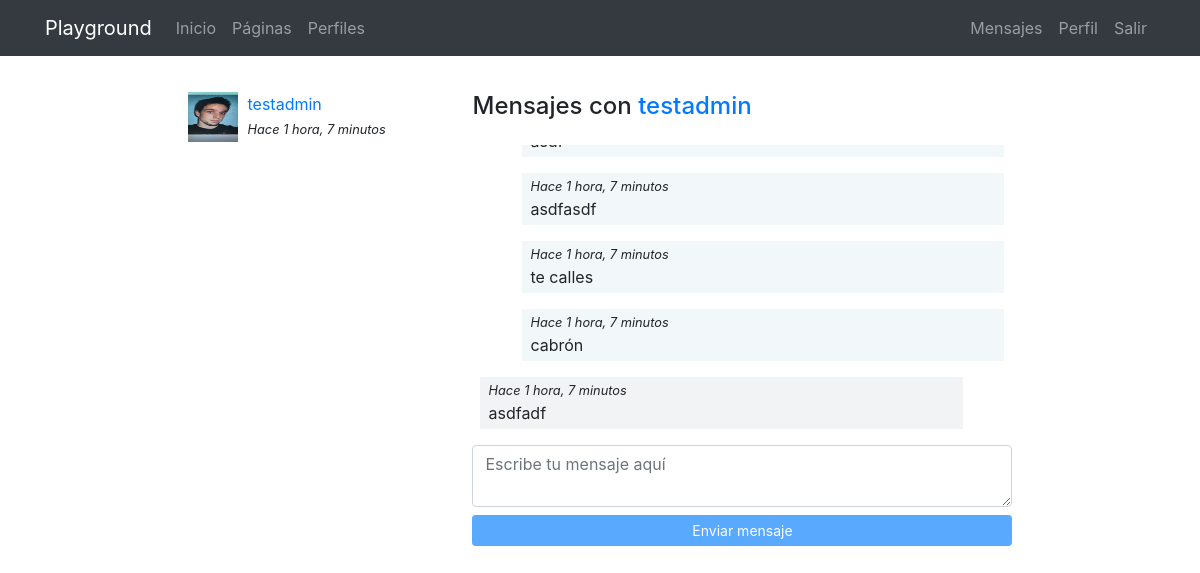
Page /messenger/thread/1 (signed in) on the committed database.
### registration/models.py (models this page shows)
class Profile(models.Model):
    user = models.OneToOneField(User, on_delete=models.CASCADE)
    avatar = models.ImageField(upload_to=custom_upload_to, null=True, blank=True)
    bio = models.TextField(null=True, blank=True)
    link = models.URLField(max_length=200, null=True, blank=True)
    class Meta:
        ordering = ['user__username']

### messenger/models.py (models this page shows)
class Thread(models.Model):
    users = models.ManyToManyField(User, related_name='threads')
    messages = models.ManyToManyField(Message)
    updated = models.DateTimeField(auto_now=True)
    objects = ThreadManager()
    class Meta:
        ordering = ['-updated']

class Message(models.Model):
    user = models.ForeignKey(User, on_delete=models.CASCADE)
    content = models.TextField()
    created = models.DateTimeField(auto_now_add=True)
    class Meta:
        ordering = ['created']

### messenger/views.py (the view)
# urls.py: path('thread/<int:pk>', ThreadDetail.as_view(), name="detail"),
@method_decorator(login_required, name="dispatch")
class ThreadDetail(DetailView):
    model = Thread
    def get_object(self):
        obj = super(ThreadDetail, self).get_object()
        if self.request.user not in obj.users.all():
            raise Http404()
        return obj

### messenger/templates/messenger/thread_detail.html (shortened to what this page needs)
{% extends 'core/base.html' %}
{% load static %}
{% block content %}
<main role="main">
  <div class="container">
    <div class="row mt-3">
      <div class="col-md-9 mx-auto mb-5">
        <div class="row">
          <div class="col-md-4">
            {% for thread in request.user.threads.all %}
              {% if thread.messages.all|length > 0 %}
                <div class="mb-3">
                  {% for user in thread.users.all %}
                    {% if user != request.user %}
                      {% if user.profile.avatar %}
                        <img src="{{user.profile.avatar.url}}" class="avatar">
                      {% else %}
                        <img src="{% static 'registration/img/no-avatar.jpg' %}" class="avatar">
                      {% endif %}
                      <div>
                        <a href="{% url 'messenger:detail' thread.pk %}">{{user}}</a><br>
                        <small><i>Hace {{thread.messages.last.created|timesince}}</i></small>
                      </div>
                    {% endif %}
                  {% endfor %}
                </div>
              {% endif %}
            {% endfor %}
          </div>
          <div class="col-md-8">
          {% for user in thread.users.all %}
            {% if user != request.user %}
              <h4 class="mb-4">Mensajes con <a href="{% url 'profiles:detail' user %} ">{{user}}</a></h4>
            {% endif %}
          {% endfor %}
          <div class="thread" id="thread">
            {% for message in object.messages.all %}
              <div {% if request.user == message.user %}class="mine mb-3"{% else %}class="other mb-3"{% endif %}>
                  <small><i>Hace {{thread.messages.last.created|timesince}}</i></small><br>
                  {{message.content}}
                </div>
              {% endfor %}
            </div>
            <textarea id="content" class="form-control mb-2" rows="2" placeholder="Escribe tu mensaje aquí"></textarea>
            <button id="send" class="btn btn-primary btn-sm btn-block" disabled>Enviar mensaje</button>
          </div>
        </div>
    </div>
  </div>
</main>
{% endblock %}

### core/static/core/css/main.css (style rules this page uses)
main { padding-top: 20px; }
:root { --jumbotron-padding-y: 3rem; }

### messenger/templates/messenger/thread_detail.html (style rules this page uses)
.avatar { width:50px; height:50px; float:left; margin-right:10px; }
.thread { max-height:300px; overflow-y:auto; padding:0 0.5em; }
.mine { padding:0 0.5em 0.25em; background-color:rgba(230,242,245,.5); width:92%; margin-left:8%; }
.other { padding:0 0.5em 0.25em; background-color:#f2f3f5; width:92%; }

### rows in the picture
Thread: messages.last.created "1 hora, 7 minutos"
Message: content "asdfasdf"
Message: content "te calles"
Message: content "cabrón"
Message: content "asdfadf"

### other values in the picture
{{ user }} "testadmin"
